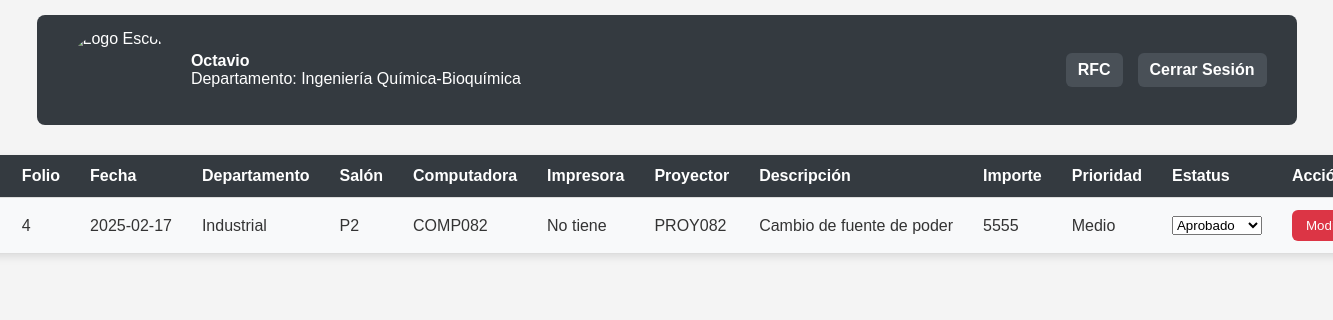
The app's page /RFC/view_rfc.php (signed in) with its own data.
### tables this page shows
CREATE TABLE `usuarios` (
  `id_usuario` int(11) NOT NULL,
  `nombre` varchar(255) DEFAULT NULL,
  `correo` varchar(255) DEFAULT NULL,
  `password` varchar(255) DEFAULT NULL,
  `rol` enum('Admin','Usuario','Tecnico','Jefe') DEFAULT NULL,
  `id_departamento` int(11) DEFAULT NULL,
  `calificacion` float NOT NULL
);

CREATE TABLE `departamentos` (
  `id_departamento` int(11) NOT NULL,
  `Nombre` varchar(255) DEFAULT NULL
);

CREATE TABLE `rfc` (
  `id_rfc` int(11) NOT NULL,
  `folio` int(11) DEFAULT NULL,
  `fecha` date NOT NULL,
  `id_departamento` int(11) NOT NULL,
  `id_salon` int(11) NOT NULL,
  `computadora` varchar(255) NOT NULL,
  `proyector` varchar(255) NOT NULL,
  `impresora` varchar(255) NOT NULL,
  `tipo_servicio` varchar(255) NOT NULL,
  `prioridad` varchar(50) NOT NULL,
  `importe` int(11) NOT NULL,
  `descripcion` varchar(200) NOT NULL,
  `estatus` enum('Pendiente','Aprobado','Rechazado') NOT NULL DEFAULT 'Pendiente'
);

CREATE TABLE `salones` (
  `id_salon` int(11) NOT NULL,
  `nombre` varchar(255) DEFAULT NULL,
  `id_edificio` int(11) DEFAULT NULL
);

### User/ObtenerUser.php (called while the page is built, shortened)
<?php
include("../ConexionBD.php");
$user_id = $_SESSION['id'];
$query = "SELECT u.nombre AS usuario_nombre, d.nombre AS departamento_nombre
          FROM usuarios u
          INNER JOIN departamentos d ON u.id_departamento = d.id_departamento
          WHERE u.id_usuario = ?";
$stmt = $conn->prepare($query);
$stmt->bind_param("i", $user_id);
$stmt->execute();
$result = $stmt->get_result();
if ($result->num_rows > 0) {
    $department_data = $result->fetch_assoc();
    $user_name = $department_data['usuario_nombre'];
    $department_name = $department_data['departamento_nombre'];
} else {
    echo "Usuario no encontrado";
}
?>

### Admin/Querrys.php (called while the page is built, shortened)
<?php
    include('../ConexionBD.php');
    $rfc = mysqli_query($conn, "
    SELECT r.*, s.nombre AS nombre_salon, d.nombre AS nombre_departamento
    FROM rfc r
    JOIN salones s ON r.id_salon = s.id_salon
    JOIN departamentos d ON r.id_departamento = d.id_departamento
    WHERE r.importe >= 1000
");
?>

### RFC/view_rfc.php (the view, shortened to what this page needs)
<?php
include('../ConexionBD.php');
include("../User/ObtenerUser.php");
include('../Admin/Querrys.php');
?>
<!DOCTYPE html>
<html lang="es">
<head>
    <link rel="stylesheet" href="css/rfc.css">
</head>
<body>
    <div class="header">
        <div class="logo-user">
            <img src="../imagen/logoTec.png" alt="Logo Escolar">
            <div class="user-info">
                <h2><?php echo htmlspecialchars($user_name); ?></h2>
                <p>Departamento: <?php echo htmlspecialchars($department_name); ?></p>
            </div>
        </div>
        <div class="nav-options">
            <a href="#" class="tablinks" onclick="openTab(event, 'rfc')">RFC</a>
            <a href="../index.html">Cerrar Sesión</a>
        </div>
    </div>
    <div id="rfc" class="tabcontent" style="display:block">
        <form method="POST" action="modificar_rfc.php">
            <table>
                <tr>
                    <th>RFC</th>
                    <th>Folio</th>
                    <th>Fecha</th>
                    <th>Departamento</th>
                    <th>Salón</th>
                    <th>Computadora</th>
                    <th>Impresora</th>
                    <th>Proyector</th>
                    <th>Descripción</th>
                    <th>Importe</th>
                    <th>Prioridad</th>
                    <th>Estatus</th>
                    <th>Acción</th>
                </tr>
                <?php while ($incidente = mysqli_fetch_assoc($rfc)) { ?>
                    <tr>
                        <td><?= htmlspecialchars($incidente['id_rfc']) ?></td>
                        <td><?= htmlspecialchars($incidente['folio']) ?></td>
                        <td><?= htmlspecialchars($incidente['fecha']) ?></td>
                        <td><?= htmlspecialchars($incidente['nombre_departamento']) ?></td>
                        <td><?= htmlspecialchars($incidente['nombre_salon']) ?></td>
                        <td><?= htmlspecialchars($incidente['computadora']) ?></td>
                        <td><?= htmlspecialchars($incidente['impresora']) ?></td>
                        <td><?= htmlspecialchars($incidente['proyector']) ?></td>
                        <td><?= htmlspecialchars($incidente['descripcion']) ?></td>
                        <td><?= htmlspecialchars($incidente['importe']) ?></td>
                        <td><?= htmlspecialchars($incidente['prioridad']) ?></td>
                        <td>
                            <select name="estatus[<?= htmlspecialchars($incidente['folio']) ?>]">
                                <option value="Aprobado" <?= ($incidente['estatus'] == 'Aprobado') ? 'selected' : ''; ?>>Aprobado</option>
                            </select>
                        </td>
                        <td>
                            <button type="submit" name="folio" value="<?= htmlspecialchars($incidente['folio']) ?>">Modificar</button>
                        </td>
                    </tr>
                <?php } ?>
            </table>
        </form>
    </div>
</body>
</html>

### RFC/css/rfc.css (style rules this page uses)
html, body { height: 100%; padding: 0; margin: 0; font-family: Arial, sans-serif; background-color: #f4f4f4; display: flex; flex-direction: column; align-items: center; }
.header { display: flex; justify-content: space-between; align-items: center; width: 100%; max-width: 1200px; padding: 15px 30px; background-color: #343a40; color: white; border-radius: 8px; margin-top: 15px; }
.logo-user { display: flex; align-items: center; }
.logo-user img { height: 80px; margin-right: 15px; border-radius: 50%; }
.user-info h2, .user-info p { margin: 0; font-size: 16px; }
.nav-options { display: flex; }
.nav-options a { color: white; text-decoration: none; margin-left: 15px; font-weight: bold; padding: 8px 12px; border-radius: 6px; background-color: #495057; transition: background 0.3s ease; }
table { width: 90%; max-width: 1000px; margin: 30px auto; border-collapse: collapse; font-family: Arial, sans-serif; box-shadow: 0 3px 8px rgba(0, 0, 0, 0.1); background: white; border-radius: 8px; overflow: hidden; }
th, td { padding: 12px 15px; text-align: left; border-bottom: 1px solid #ddd; white-space: nowrap; text-overflow: ellipsis; }
th { background-color: #343a40; color: white; font-weight: bold; }
td { background-color: #ffffff; color: #333; }
tr:nth-child(even) td { background-color: #f8f9fa; }
button { background-color: #dc3545; color: white; border: none; padding: 8px 14px; cursor: pointer; border-radius: 6px; transition: background-color 0.3s ease; }

### records on screen
usuarios: nombre "Octavio", id_departamento.Nombre "Ingeniería Química-Bioquímica"
rfc: folio "4", fecha "2025-02-17", id_departamento.Nombre "Industrial", id_salon.nombre "P2", computadora "COMP082", impresora "No tiene", proyector "PROY082", descripcion "Cambio de fuente de poder", importe "5555", prioridad "Medio", estatus+folio "Aprobado"
